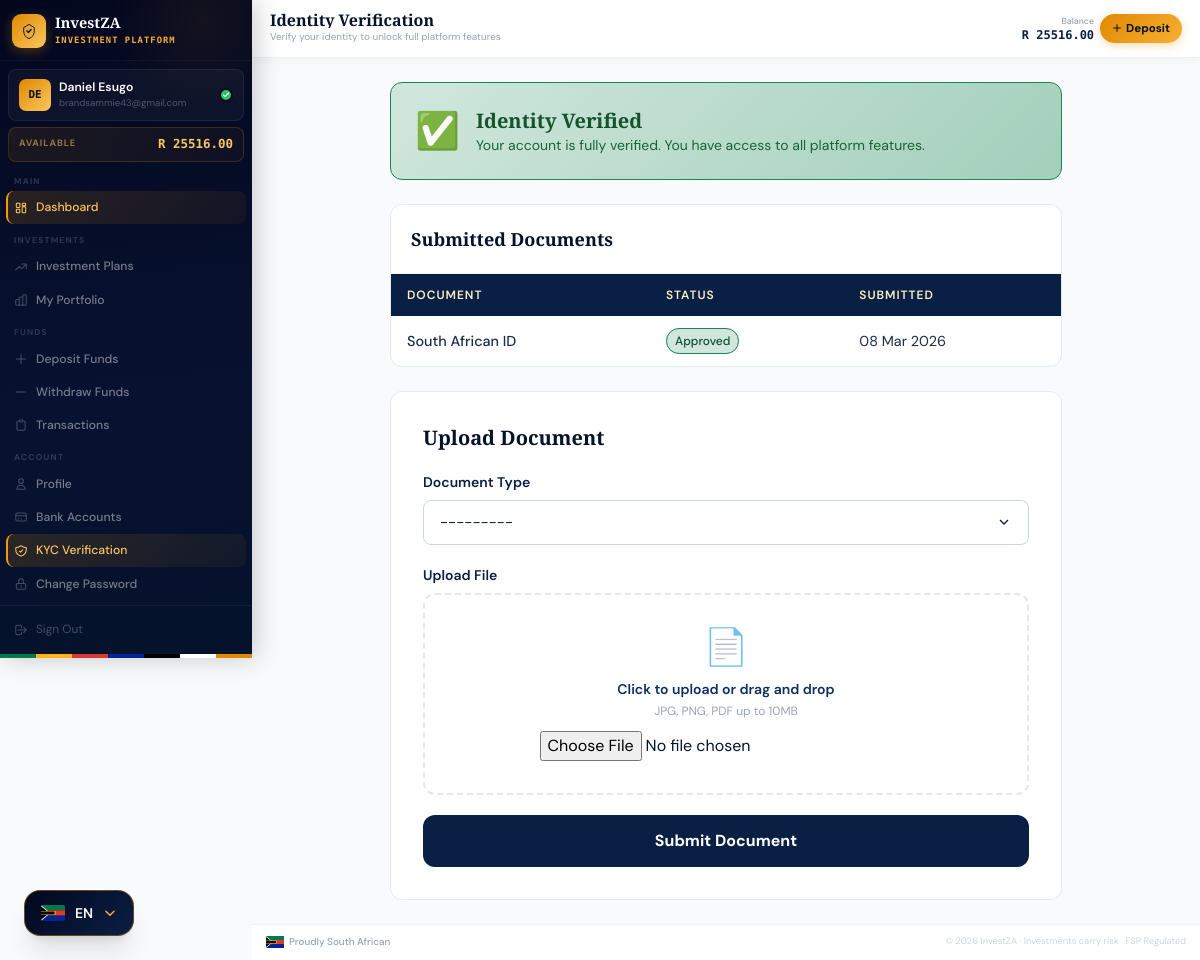
Screenshot of /dashboard/kyc/ (signed in) with the database file from the repository.
### apps/accounts/models.py (models this page shows, shortened)
class User(AbstractUser):
    id = models.UUIDField(primary_key=True, default=uuid.uuid4, editable=False)
    email = models.EmailField(_('email address'), unique=True)
    phone_number = models.CharField(max_length=20, blank=True)
    date_of_birth = models.DateField(null=True, blank=True)
    id_number = models.CharField(max_length=20, blank=True, help_text="SA ID Number or Passport")
    profile_photo = models.ImageField(upload_to='profile_photos/', blank=True, null=True)
    is_verified = models.BooleanField(default=False, help_text="KYC verified user")
    is_active_investor = models.BooleanField(default=False)
    referral_code = models.CharField(max_length=8, unique=True, default=generate_referral_code)
    referred_by = models.ForeignKey(
        'self', null=True, blank=True,
        on_delete=models.SET_NULL,
        related_name='referrals'
    )
    created_at = models.DateTimeField(auto_now_add=True)
    last_seen = models.DateTimeField(null=True, blank=True)
    USERNAME_FIELD = 'email'
    REQUIRED_FIELDS = ['username', 'first_name', 'last_name']
    class Meta:
        verbose_name = 'User'
        verbose_name_plural = 'Users'
        ordering = ['-created_at']

class Wallet(models.Model):
    user = models.OneToOneField(User, on_delete=models.CASCADE, related_name='wallet')
    account_number = models.CharField(max_length=10, unique=True, default=generate_account_number)
    available_balance = models.DecimalField(max_digits=15, decimal_places=2, default=0.00)
    invested_balance = models.DecimalField(max_digits=15, decimal_places=2, default=0.00)
    total_earned = models.DecimalField(max_digits=15, decimal_places=2, default=0.00)
    pending_withdrawal = models.DecimalField(max_digits=15, decimal_places=2, default=0.00)
    created_at = models.DateTimeField(auto_now_add=True)
    updated_at = models.DateTimeField(auto_now=True)
    class Meta:
        verbose_name = 'Wallet'

class KYCDocument(models.Model):
    DOCUMENT_TYPES = [
        ('ID', 'South African ID'),
        ('PASSPORT', 'Passport'),
        ('DRIVERS', "Driver's License"),
        ('PROOF_ADDRESS', 'Proof of Address'),
        ('SELFIE', 'Selfie with ID'),
    ]
    STATUS_CHOICES = [
        ('PENDING', 'Pending Review'),
        ('APPROVED', 'Approved'),
        ('REJECTED', 'Rejected'),
    ]
    user = models.ForeignKey(User, on_delete=models.CASCADE, related_name='kyc_documents')
    document_type = models.CharField(max_length=20, choices=DOCUMENT_TYPES)
    document_file = models.FileField(upload_to='kyc_documents/')
    status = models.CharField(max_length=10, choices=STATUS_CHOICES, default='PENDING')
    admin_notes = models.TextField(blank=True)
    submitted_at = models.DateTimeField(auto_now_add=True)
    reviewed_at = models.DateTimeField(null=True, blank=True)
    reviewed_by = models.ForeignKey(
        User, null=True, blank=True,
        on_delete=models.SET_NULL,
        related_name='kyc_reviews'
    )
    class Meta:
        verbose_name = 'KYC Document'

### apps/accounts/views.py (the view)
@login_required
def kyc_verification(request):
    documents = KYCDocument.objects.filter(user=request.user)
    if request.method == 'POST':
        form = KYCDocumentForm(request.POST, request.FILES)
        if form.is_valid():
            doc = form.save(commit=False)
            doc.user = request.user
            doc.save()
            messages.success(request, "Document submitted for verification.")
            return redirect('kyc_verification')
    else:
        form = KYCDocumentForm()
    return render(request, 'dashboard/kyc.html', {
        'documents': documents,
        'form': form
    })

### apps/accounts/forms.py
class KYCDocumentForm(forms.ModelForm):
    class Meta:
        model = KYCDocument
        fields = ['document_type', 'document_file']
        widgets = {
            'document_type': forms.Select(attrs={'class': 'form-select'}),
        }

### apps/accounts/context_processors.py (called while the page is built, shortened)
def platform_settings(request):
    return {
        'PLATFORM_NAME': getattr(settings, 'PLATFORM_NAME', 'InvestZA'),
        'PLATFORM_CURRENCY': getattr(settings, 'PLATFORM_CURRENCY', 'ZAR'),
        'PLATFORM_CURRENCY_SYMBOL': getattr(settings, 'PLATFORM_CURRENCY_SYMBOL', 'R'),
        'SUPPORT_EMAIL': getattr(settings, 'SUPPORT_EMAIL', 'support@investza.co.za'),
        'SUPPORT_PHONE': getattr(settings, 'SUPPORT_PHONE', '+27 (0) 10 000 0000'),
    }

def admin_pending_counts(request):
    if not request.user.is_authenticated or not (request.user.is_staff or request.user.is_superuser):
        return {}

### templates/dashboard/kyc.html (shortened to what this page needs)
{% extends "base/dashboard_base.html" %}
{% block page_title %}Identity Verification{% endblock %}
{% block page_subtitle %}Verify your identity to unlock full platform features{% endblock %}
{% block content %}
<div class="max-w-2xl mx-auto space-y-6">
  {% if request.user.is_verified %}
  <div class="card p-6 fade-up fade-up-1" style="background: linear-gradient(135deg, #d1e7dd, #a3cfbb); border-color: #198754;">
    <div class="flex items-center gap-4">
      <span class="text-4xl">✅</span>
      <div><h3 class="font-display font-bold text-green-900 text-xl">Identity Verified</h3><p class="text-green-800 text-sm">Your account is fully verified. You have access to all platform features.</p></div>
    </div>
  </div>
  {% endif %}
  {% if documents %}
  <div class="card overflow-hidden fade-up fade-up-2">
    <div class="p-5 border-b border-gray-100"><h3 class="font-display font-bold text-navy-900 text-lg">Submitted Documents</h3></div>
    <table class="data-table"><thead><tr><th>Document</th><th>Status</th><th>Submitted</th></tr></thead><tbody>
    {% for doc in documents %}<tr>
    <td class="font-medium text-navy-800 text-sm">{{ doc.get_document_type_display }}</td>
    <td><span class="px-2 py-1 rounded-full text-xs font-medium {% if doc.status == 'APPROVED' %}badge-approved{% elif doc.status == 'REJECTED' %}badge-rejected{% else %}badge-pending{% endif %}">{{ doc.get_status_display }}</span></td>
    <td class="text-gray-400 text-xs">{{ doc.submitted_at|date:"d M Y" }}</td>
    </tr>{% endfor %}
    </tbody></table>
  </div>
  {% endif %}
  <div class="card p-8 fade-up fade-up-3">
    <h3 class="font-display font-bold text-navy-900 text-xl mb-5">Upload Document</h3>
    <form method="post" enctype="multipart/form-data" class="space-y-5">
      <div><label class="block text-sm font-semibold text-navy-800 mb-2">Document Type</label>{{ form.document_type }}</div>
      <div>
        <label class="block text-sm font-semibold text-navy-800 mb-2">Upload File</label>
        <div class="border-2 border-dashed border-gray-200 rounded-xl p-8 text-center hover:border-navy-300 transition-colors">
          <div class="text-4xl mb-3">📄</div>
          <p class="text-navy-700 font-semibold mb-1 text-sm">Click to upload or drag and drop</p>
          <p class="text-gray-400 text-xs mb-3">JPG, PNG, PDF up to 10MB</p>
          {{ form.document_file }}
        </div>
      </div>
      <button type="submit" class="btn-navy w-full py-3.5 rounded-xl text-white font-bold">Submit Document</button>
    </form>
  </div>
</div>
{% endblock %}

### templates/base/dashboard_base.html (shortened to what this page needs)
{% extends "base/base.html" %}
{% block body %}
<div class="iz-shell">
  <aside id="sidebar" class="iz-sidebar">
    <div class="iz-sidebar-brand">
      <div class="iz-logo-mark">
        <svg width="16" height="16" viewBox="0 0 24 24" fill="none">
          <path d="M9 12l2 2 4-4" stroke="#0a1f44" stroke-width="2.4" stroke-linecap="round" stroke-linejoin="round"/>
          <path d="M12 2L4 7v5c0 5.25 3.4 10.15 8 11.35C16.6 22.15 20 17.25 20 12V7L12 2z" stroke="#0a1f44" stroke-width="1.5" fill="none"/>
        </svg>
      </div>
      <div class="iz-brand-text">
        <span class="iz-brand-name">{{ PLATFORM_NAME }}</span>
        <span class="iz-brand-tag">Investment Platform</span>
      </div>
    </div>
    <div class="iz-user-card">
      <div class="iz-avatar">{{ request.user.first_name|first|upper }}{{ request.user.last_name|first|upper }}</div>
      <div class="iz-user-info">
        <p class="iz-user-name">{{ request.user.get_full_name }}</p>
        <p class="iz-user-email">{{ request.user.email }}</p>
      </div>
      {% if request.user.is_verified %}
      <div class="iz-verified-badge" title="KYC Verified">
        <svg width="8" height="8" viewBox="0 0 24 24" fill="none"><path d="M20 6L9 17l-5-5" stroke="white" stroke-width="3.5" stroke-linecap="round" stroke-linejoin="round"/></svg>
      </div>
      {% endif %}
    </div>
    <div class="iz-balance-strip">
      <span class="iz-balance-label">Available</span>
      <span class="iz-balance-value">R {% if request.user.wallet %}{{ request.user.wallet.available_balance|floatformat:2 }}{% else %}0.00{% endif %}</span>
    </div>
    <nav class="iz-nav">
      <span class="iz-nav-group-label">Main</span>
      <a href="{% url 'dashboard' %}" class="iz-nav-link">
        Dashboard
      </a>
      <span class="iz-nav-group-label">Investments</span>
      <a href="{% url 'investment_list' %}" class="iz-nav-link">
        <svg class="iz-nav-icon" fill="none" stroke="currentColor" viewBox="0 0 24 24"><path stroke-linecap="round" stroke-linejoin="round" stroke-width="1.8" d="M13 7h8m0 0v8m0-8l-8 8-4-4-6 6"/></svg>
        Investment Plans
      </a>
      <a href="{% url 'my_investments' %}" class="iz-nav-link">
        My Portfolio
      </a>
      <span class="iz-nav-group-label">Funds</span>
      <a href="{% url 'deposit_home' %}" class="iz-nav-link">
        <svg class="iz-nav-icon" fill="none" stroke="currentColor" viewBox="0 0 24 24"><path stroke-linecap="round" stroke-linejoin="round" stroke-width="1.8" d="M12 4v16m8-8H4"/></svg>
        Deposit Funds
      </a>
      <a href="{% url 'withdrawal_home' %}" class="iz-nav-link">
        <svg class="iz-nav-icon" fill="none" stroke="currentColor" viewBox="0 0 24 24"><path stroke-linecap="round" stroke-linejoin="round" stroke-width="1.8" d="M20 12H4"/></svg>
        Withdraw Funds
      </a>
      <a href="{% url 'transaction_history' %}" class="iz-nav-link">
        <svg class="iz-nav-icon" fill="none" stroke="currentColor" viewBox="0 0 24 24"><path stroke-linecap="round" stroke-linejoin="round" stroke-width="1.8" d="M9 5H7a2 2 0 00-2 2v12a2 2 0 002 2h10a2 2 0 002-2V7a2 2 0 00-2-2h-2M9 5a2 2 0 002 2h2a2 2 0 002-2M9 5a2 2 0 012-2h2a2 2 0 012 2"/></svg>
        Transactions
      </a>
      <span class="iz-nav-group-label">Account</span>
      <a href="{% url 'profile' %}" class="iz-nav-link">
        <svg class="iz-nav-icon" fill="none" stroke="currentColor" viewBox="0 0 24 24"><path stroke-linecap="round" stroke-linejoin="round" stroke-width="1.8" d="M16 7a4 4 0 11-8 0 4 4 0 018 0zM12 14a7 7 0 00-7 7h14a7 7 0 00-7-7z"/></svg>
        Profile
      </a>
      <a href="{% url 'bank_accounts' %}" class="iz-nav-link">
        <svg class="iz-nav-icon" fill="none" stroke="currentColor" viewBox="0 0 24 24"><path stroke-linecap="round" stroke-linejoin="round" stroke-width="1.8" d="M3 10h18M7 15h1m4 0h1m-7 4h12a3 3 0 003-3V8a3 3 0 00-3-3H6a3 3 0 00-3 3v8a3 3 0 003 3z"/></svg>
        Bank Accounts
      </a>
      <a href="{% url 'kyc_verification' %}" class="iz-nav-link">
        KYC Verification
      </a>
      <a href="{% url 'password_change' %}" class="iz-nav-link">
        <svg class="iz-nav-icon" fill="none" stroke="currentColor" viewBox="0 0 24 24"><path stroke-linecap="round" stroke-linejoin="round" stroke-width="1.8" d="M12 15v2m-6 4h12a2 2 0 002-2v-6a2 2 0 00-2-2H6a2 2 0 00-2 2v6a2 2 0 002 2zm10-10V7a4 4 0 00-8 0v4h8z"/></svg>
        Change Password
      </a>
    </nav>
    <div class="iz-sidebar-footer">
      <a href="{% url 'logout' %}" class="iz-signout">
        <svg width="14" height="14" fill="none" stroke="currentColor" viewBox="0 0 24 24"><path stroke-linecap="round" stroke-linejoin="round" stroke-width="1.8" d="M17 16l4-4m0 0l-4-4m4 4H7m6 4v1a3 3 0 01-3 3H6a3 3 0 01-3-3V7a3 3 0 013-3h4a3 3 0 013 3v1"/></svg>
        Sign Out
      </a>
    </div>
    <div class="iz-flag-strip" aria-hidden="true"></div>
  </aside>
  <div class="iz-main">
    <header class="iz-header">
      <div class="iz-header-left">
        <div class="iz-page-heading">
          <h1 class="iz-page-title">{% block page_title %}Dashboard{% endblock %}</h1>
          <p class="iz-page-sub">{% block page_subtitle %}{% endblock %}</p>
        </div>
      </div>
      <div class="iz-header-right">
        <div class="iz-header-balance">
          <span class="iz-header-balance-label">Balance</span>
          <span class="iz-header-balance-val">R {% if request.user.wallet %}{{ request.user.wallet.available_balance|floatformat:2 }}{% else %}0.00{% endif %}</span>
        </div>
        <a href="{% url 'deposit_home' %}" class="iz-deposit-btn">
          <svg width="10" height="10" fill="none" stroke="currentColor" viewBox="0 0 24 24"><path stroke-linecap="round" stroke-linejoin="round" stroke-width="2.5" d="M12 4v16m8-8H4"/></svg>
          <span>Deposit</span>
        </a>
      </div>
    </header>
    <main class="iz-content">
      {% block content %}{% endblock %}
    </main>
    <footer class="iz-footer">
      <div class="iz-footer-inner">
        <div class="iz-footer-sa">
          <span>Proudly South African</span>
        </div>
        <p class="iz-footer-legal">© {% now "Y" %} {{ PLATFORM_NAME }} · Investments carry risk · FSP Regulated</p>
      </div>
    </footer>
  </div>
</div>
{% endblock %}

### templates/base/base.html (style rules this page uses)
*, *::before, *::after { box-sizing: border-box; }
body { font-family: 'DM Sans', system-ui, sans-serif; }
h1,h2,h3,.font-display { font-family: 'Playfair Display', Georgia, serif; }
.fade-up { animation: fadeUp 0.55s ease forwards; }
.fade-up-1 { animation-delay: 0.05s; opacity: 0; }
.fade-up-2 { animation-delay: 0.12s; opacity: 0; }
.fade-up-3 { animation-delay: 0.20s; opacity: 0; }
.btn-navy { background: #0a1f44; transition: background 0.2s, transform 0.2s, box-shadow 0.2s; }
.card { background: #fff; border: 1px solid #e2e9f3; border-radius: 12px; transition: box-shadow 0.25s, transform 0.25s; }
.badge-approved { background:#d1e7dd; color:#0f5132; border:1px solid #198754; }
.form-select { width: 100%; padding: 0.65rem 1rem; border: 1.5px solid #c8d6e8; border-radius: 8px; font-family: 'DM Sans', sans-serif; font-size: 0.9375rem; color: #0a1f44; background: #fff; transition: border-color 0.2s, box-shadow 0.2s; outline: none; appearance: none; background-repeat: no-repeat; background-position: right 1rem center; }
.data-table { width: 100%; border-collapse: collapse; }
.data-table th { background: #0a1f44; color: #fdeec0; font-family: 'DM Sans', sans-serif; font-size: 0.75rem; font-weight: 600; letter-spacing: 0.08em; text-transform: uppercase; padding: 0.75rem 1rem; text-align: left; }
.data-table td { padding: 0.875rem 1rem; border-bottom: 1px solid #e8f0f9; font-size: 0.9rem; color: #1e2d4a; }
.data-table tr:last-child td { border-bottom: none; }

### rows the page displays
User: user.first_name|first "D", user.last_name|first "E", user.get_full_name "Daniel Esugo", user.email "brandsammie43@gmail.com", user.wallet.available_balance "25516.00"
KYCDocument: document_type "South African ID", status "Approved", submitted_at "08 Mar 2026"

### other values shown
{{ PLATFORM_NAME }} "InvestZA"
